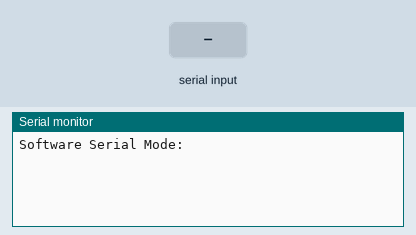
A sketch run on a simulated Arduino Uno, built with avr-gcc and run on an emulated ATmega328P. On the bench: the last lines printed to the serial monitor. The test bench sets the inputs (shaded band).

Above: at 1.2 s.
1.3 s: "1" received over the second serial link
At 2.3 s:
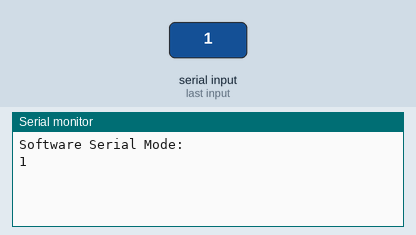
2.8 s: "0" received over the second serial link
At 3.4 s:
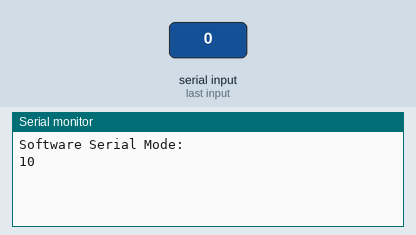

Measured:
- after the input at 1.3 s, the serial monitor: prints a new line at once (image 1)
- after the input at 2.8 s, the serial monitor: prints a new line at once (image 2)

The sketch:

Sensor_Uno.ino
```cpp
#include <SoftwareSerial.h>
SoftwareSerial mySerial(10, 11); // RX | TX
void setup()
{
 Serial.begin(9600);
 Serial.println("Software Serial Mode:");
 // Initiate Software Serial
 mySerial.begin(9600);
}
void loop()
{
 // Read from Software Serial and send to Arduino Serial Monitor
 if (mySerial.available())
 {
 delay(10);
 Serial.write(mySerial.read());
 }
 // Keep reading from Arduino Serial Monitor and send to Software Serial
 if (Serial.available())
 mySerial.write(Serial.read());
}
```
